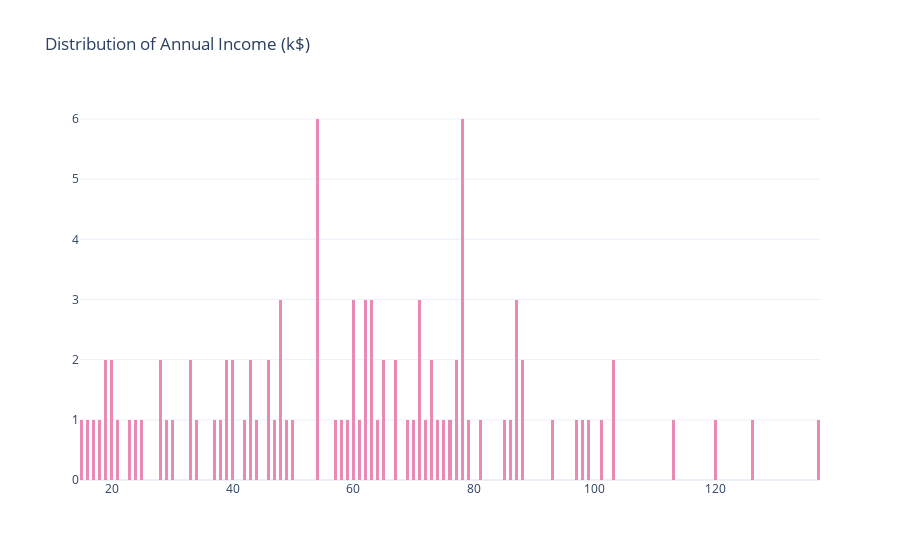

This figure's notebook cell:
### Code cell
Histogram(df, 'Annual Income (k$)', color='#EB89B5')

### Figure 1 — Plotly figure (JSON) as saved in the notebook; plotly's stock layout.template omitted (floating-point values rounded to 4 significant figures; data arrays with more than 128 entries replaced by an {"elided": "..."} marker saying what was removed)
{"data": [{"marker": {"color": "#EB89B5"}, "x": {"elided": "200 int values"}, "type": "histogram", "histnorm": "percent", "xbins": {"size": 0.5}}], "layout": {"title": {"text": "Distribution of Annual Income (k$)"}}}
